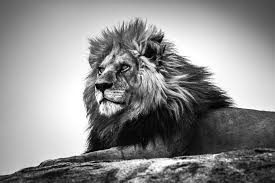
#> input picture images/lion.jpeg, 275 x 183 px
$ jupyter execute '7_Morphological Operation on Images.ipynb'
#> lines starting #> are read from the running program, lines starting #| are printed output that depends on the picture; after the words box and inside, x2 and y2 are one past the last pixel; in counts of white or black regions, pixels touching at a corner belong together
# <center> Morphological Operations on Images

 Morphology is a broad set of image processing operations that process images based on shapes. In a morphological operation, each pixel in the image is adjusted based on the value of other pixels in its neighborhood.  By choosing the shape and size of the neighborhood pixel, you can construct a morphological operation that is sensitive to specific shapes in the input image.

[cell 1]
import os
import cv2
import numpy as np
import matplotlib.pyplot as plt
import ipywidgets as widgets
from ipywidgets import interact, interact_manual


def image_plot_multiple(title,image):
    L=len(title)
    ncols=min(L,3)
    nrows=int(np.ceil(L/ncols))
    plt.subplots(nrows,ncols,figsize=(5*ncols,nrows*5))
    for i,item in enumerate(title):
        plt.subplot(nrows,ncols,i+1)
        plt.imshow(cv2.cvtColor(image[i],cv2.COLOR_BGR2RGB))
        plt.title(title[i])

L=91
H=255
image_path=os.path.join('images','lion.jpeg')
image=cv2.imread(image_path,0)
#> image is the input picture: shape (183, 275); min 0, max 255, mean 140.8
gray_mask=cv2.inRange(image, L,H)
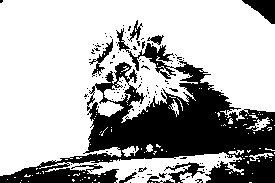
#> gray_mask: shape (183, 275); 68.8% white; 121 black regions (111 under 20 px), largest, box (x1, y1, x2, y2) and area: (0, 28, 275, 183) 14075, (242, 0, 275, 24) 426, (164, 162, 205, 183) 300
plt.imshow(gray_mask,cmap='gray')
plt.title('Original')

## Image Dilation

Add pixels to the image

[cell 2]
kernel=np.ones((5,5),np.uint8)
dilated_image=cv2.dilate(gray_mask,kernel,iterations=1)
#> dilated_image: shape (183, 275); 84.7% white; 32 black regions (19 under 20 px), largest, box (x1, y1, x2, y2) and area: (91, 85, 275, 156) 5664, (210, 158, 275, 183) 866, (31, 171, 72, 183) 331
plt.subplots(1,2,figsize=(12,5))
plt.subplot(1,2,1)
plt.imshow(gray_mask,cmap='gray')
plt.title('Original')
plt.subplot(1,2,2)
plt.imshow(dilated_image,cmap='gray')
plt.title('Dilated')

### Comparison of number of white pixels and black pixels in the original and dilated image

[cell 3]
plt.subplots(1,2,figsize=(10,3))
plt.subplot(1,2,1)
plt.bar(['0','255'],[np.count_nonzero(gray_mask==0),np.count_nonzero(gray_mask==255)])
plt.title('Original Barplot')
plt.subplot(1,2,2)
plt.bar(['0','255'],[np.count_nonzero(dilated_image==0),np.count_nonzero(dilated_image==255)])
plt.title('Dilated Image Barplot')

## Image Eroison
Removes pixels from the image

[cell 4]
kernel=np.ones((5,5),np.uint8)
eroded_image=cv2.erode(gray_mask,kernel,iterations=1)
#> eroded_image: shape (183, 275); 53.1% white; 3 black regions, box (x1, y1, x2, y2) and area: (0, 18, 275, 183) 23042, (240, 0, 275, 26) 544, (0, 0, 5, 5) 24
plt.subplots(1,2,figsize=(12,5))
plt.subplot(1,2,1)
plt.imshow(gray_mask,cmap='gray')
plt.title('Original')
plt.subplot(1,2,2)
plt.imshow(eroded_image,cmap='gray')
plt.title('Erosion')

### Comparison of number of white pixels and black pixels in the original and eroded image

[cell 5]
plt.subplots(1,2,figsize=(10,3))
plt.subplot(1,2,1)
plt.bar(['0','255'],[np.count_nonzero(gray_mask==0),np.count_nonzero(gray_mask==255)])
plt.title('Original Barplot')
plt.subplot(1,2,2)
plt.bar(['0','255'],[np.count_nonzero(eroded_image==0),np.count_nonzero(eroded_image==255)])
plt.title('Eroded image Barplot')
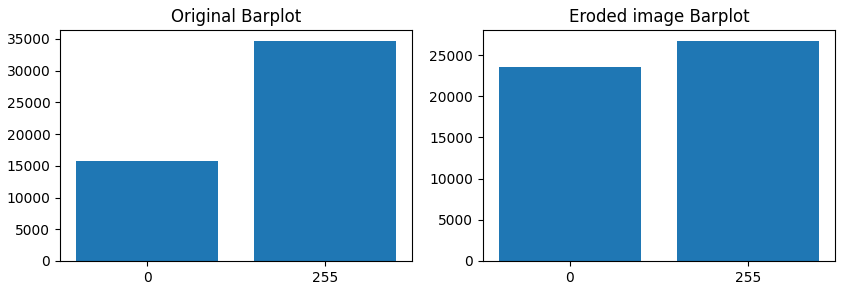
#> figure drawn by matplotlib, 2 panels

## Image Opening

Eroison followed by Dilation

[cell 6]
kernel=np.ones((5,5),np.uint8)
imageOpening=cv2.morphologyEx(gray_mask,cv2.MORPH_OPEN,kernel,iterations=2)
#> imageOpening: shape (183, 275); 55.9% white; 4 black regions (2 under 20 px), largest, box (x1, y1, x2, y2) and area: (0, 20, 275, 183) 21762, (242, 0, 275, 24) 426
plt.subplots(1,2,figsize=(12,5))
plt.subplot(1,2,1)
plt.imshow(gray_mask,cmap='gray')
plt.title('Original')
plt.subplot(1,2,2)
plt.imshow(imageOpening,cmap='gray')
plt.title('Opening operation')

## Image Closing

Dilation Followed by eroison

[cell 7]
kernel=np.ones((5,5),np.uint8)
imageClose=cv2.morphologyEx(gray_mask,cv2.MORPH_CLOSE,kernel,iterations=2)
#> imageClose: shape (183, 275); 82.1% white; 9 black regions, largest, box (x1, y1, x2, y2) and area: (91, 84, 275, 157) 6736, (244, 159, 275, 183) 606, (29, 169, 72, 183) 457
plt.subplots(1,2,figsize=(12,5))
plt.subplot(1,2,1)
plt.imshow(gray_mask,cmap='gray')
plt.title('Original')
plt.subplot(1,2,2)
plt.imshow(imageClose,cmap='gray')
plt.title('Closing operation')

## Gradient of an image

[cell 8]
image_path=os.path.join('images','lion.jpeg' )
image=cv2.imread(image_path,0)
kernel=np.ones((5,5),np.uint8)
gradient=cv2.morphologyEx(image,cv2.MORPH_GRADIENT,kernel,iterations=1)
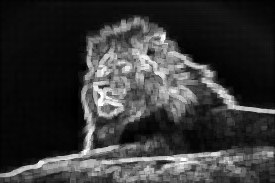
#> gradient: shape (183, 275); min 0, max 255, mean 55.2
plt.subplots(1,2,figsize=(12,5))
plt.subplot(1,2,1)
plt.imshow(image,cmap='gray')
plt.title('Original')
plt.subplot(1,2,2)
plt.title('Gradient')
fig=plt.imshow(gradient,cmap='gray')

[cell 9]
image_path=os.path.join('images','grad.png' )
image=cv2.imread(image_path,0)
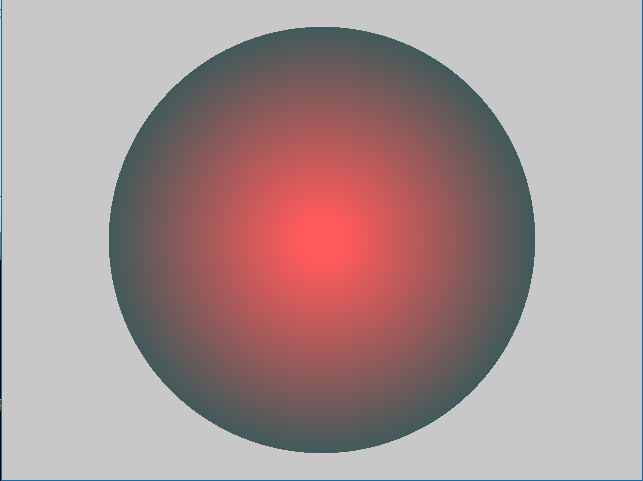
#> input picture images/grad.png, 643 x 481 px
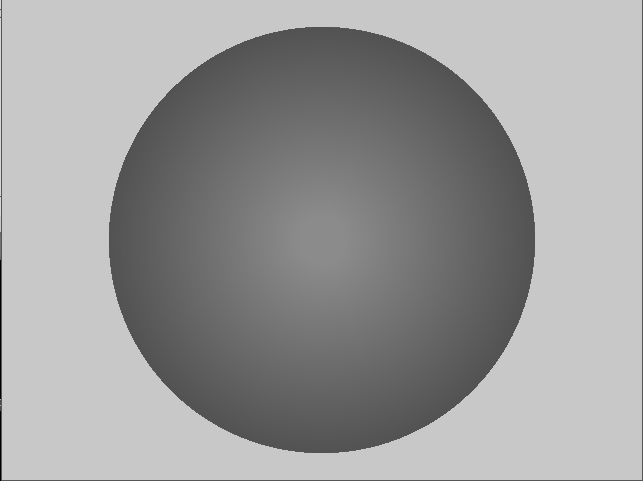
#> image: shape (481, 643); min 0, max 213, mean 154.6
kernel=np.ones((5,5),np.uint8)
gradient=cv2.morphologyEx(image,cv2.MORPH_GRADIENT,kernel,iterations=1)
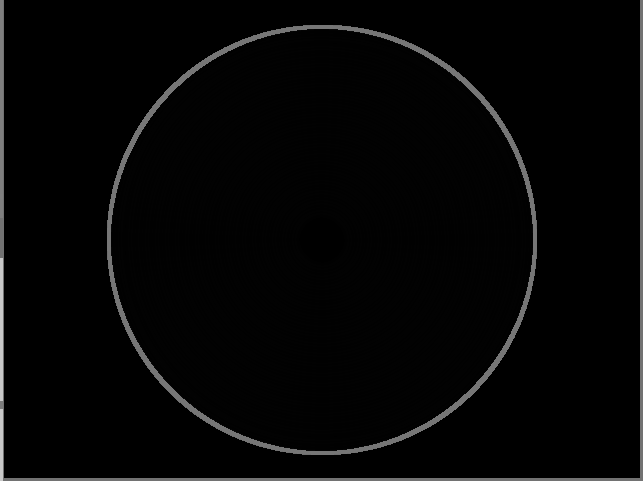
#> gradient: shape (481, 643); min 0, max 200, mean 5.4
plt.subplots(1,2,figsize=(12,5))
plt.subplot(1,2,1)
plt.imshow(image,cmap='gray')
plt.title('Original')
plt.subplot(1,2,2)
plt.title('Gradient')
fig=plt.imshow(gradient,cmap='gray')

# Noise Removal using Morphological Operations

[cell 10]
image_path=os.path.join('images','grad.png')#coloured image
image=cv2.imread(image_path,0)
noise_image=np.random.randint(0,2,image.shape,np.uint8)*255
image_noisy=cv2.bitwise_and(image,noise_image)
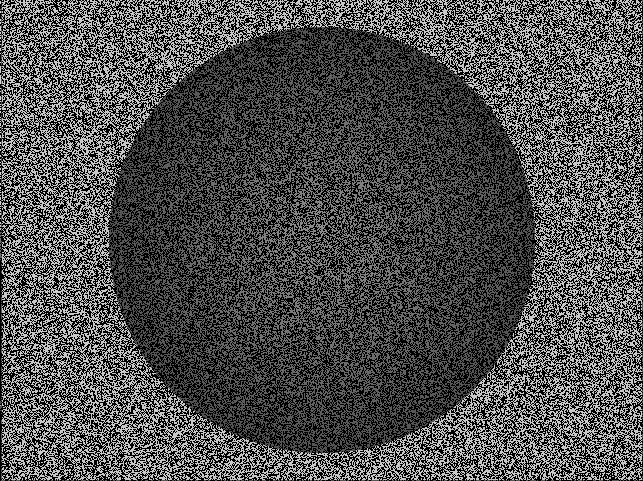
#> image_noisy: shape (481, 643); min 0, max 213, mean 77.4
image_plot_multiple(['Original','Noise','Noisy Image'],[image,noise_image,image_noisy])
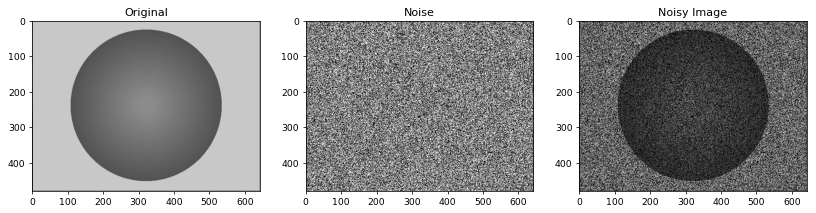
#> figure drawn by matplotlib, 3 panels

[cell 11]
kernel=np.ones((7,7),np.uint8)
imageClosing=cv2.morphologyEx(image_noisy,cv2.MORPH_CLOSE,kernel,iterations=3)
plt.title('After Closing operation')
fig=plt.imshow(imageClosing,cmap='gray')

[cell 12]
image_path=os.path.join('images','grad.png') #coloured image
image=cv2.imread(image_path,0)
noise_image=np.random.randint(0,2,image.shape,np.uint8)*255
image_noisy=cv2.bitwise_or(image,noise_image)
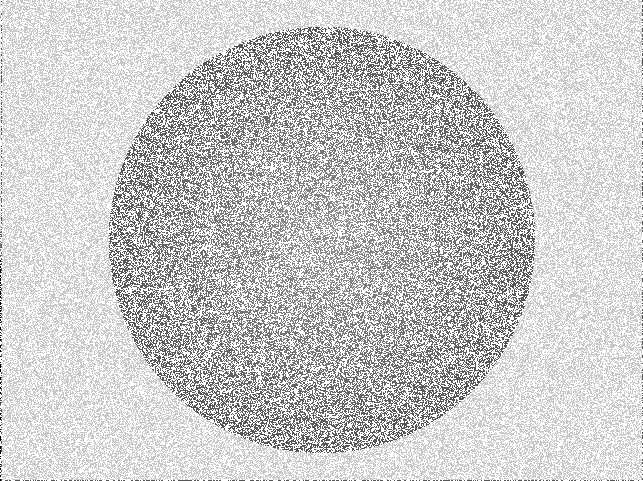
#> image_noisy: shape (481, 643); min 0, max 255, mean 204.9
image_plot_multiple(['Original','Noise','Noisy Image'],[image,noise_image,image_noisy])
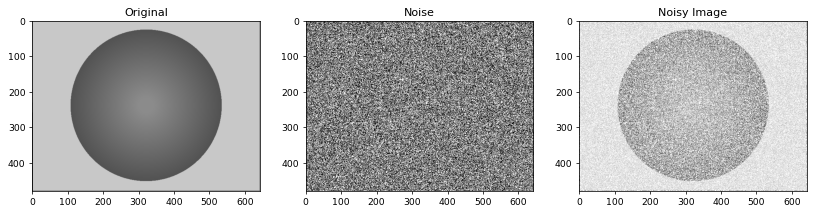
#> figure drawn by matplotlib, 3 panels

[cell 13]
kernel=np.ones((7,7),np.uint8)
imageOpen=cv2.morphologyEx(image_noisy,cv2.MORPH_OPEN,kernel,iterations=3)
plt.title('After Opening operation')
fig=plt.imshow(imageOpen,cmap='gray')
